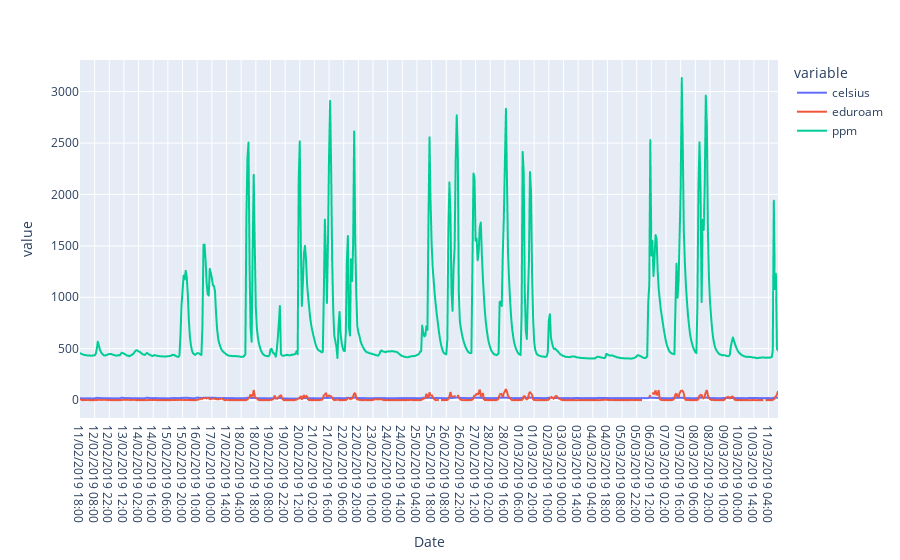

The notebook cell saved with this chart:
### Markdown cell above
#### Using plotly.express

### Code cell
# Using plotly.express
#import plotly.express as px
from plotly import express as px
fig = px.line(all_data, x=all_data.Date, y=[all_data.celsius,all_data.eduroam, all_data.ppm])
fig.show()

### Figure 1 — Plotly figure (JSON) as saved in the notebook; plotly's stock layout.template omitted (floating-point values rounded to 4 significant figures; data arrays with more than 128 entries replaced by an {"elided": "..."} marker saying what was removed)
{"data": [{"hovertemplate": "variable=celsius<br>Date=%{x}<br>value=%{y}<extra></extra>", "legendgroup": "celsius", "line": {"color": "#636efa", "dash": "solid"}, "marker": {"symbol": "circle"}, "mode": "lines", "name": "celsius", "showlegend": true, "type": "scattergl", "x": {"elided": "668 str values"}, "xaxis": "x", "y": {"elided": "668 float values"}, "yaxis": "y"}, {"hovertemplate": "variable=eduroam<br>Date=%{x}<br>value=%{y}<extra></extra>", "legendgroup": "eduroam", "line": {"color": "#EF553B", "dash": "solid"}, "marker": {"symbol": "circle"}, "mode": "lines", "name": "eduroam", "showlegend": true, "type": "scattergl", "x": {"elided": "668 str values"}, "xaxis": "x", "y": {"elided": "668 float values"}, "yaxis": "y"}, {"hovertemplate": "variable=ppm<br>Date=%{x}<br>value=%{y}<extra></extra>", "legendgroup": "ppm", "line": {"color": "#00cc96", "dash": "solid"}, "marker": {"symbol": "circle"}, "mode": "lines", "name": "ppm", "showlegend": true, "type": "scattergl", "x": {"elided": "668 str values"}, "xaxis": "x", "y": {"elided": "668 float values"}, "yaxis": "y"}], "layout": {"legend": {"title": {"text": "variable"}, "tracegroupgap": 0}, "margin": {"t": 60}, "xaxis": {"anchor": "y", "domain": [0, 1], "title": {"text": "Date"}}, "yaxis": {"anchor": "x", "domain": [0, 1], "title": {"text": "value"}}}}
